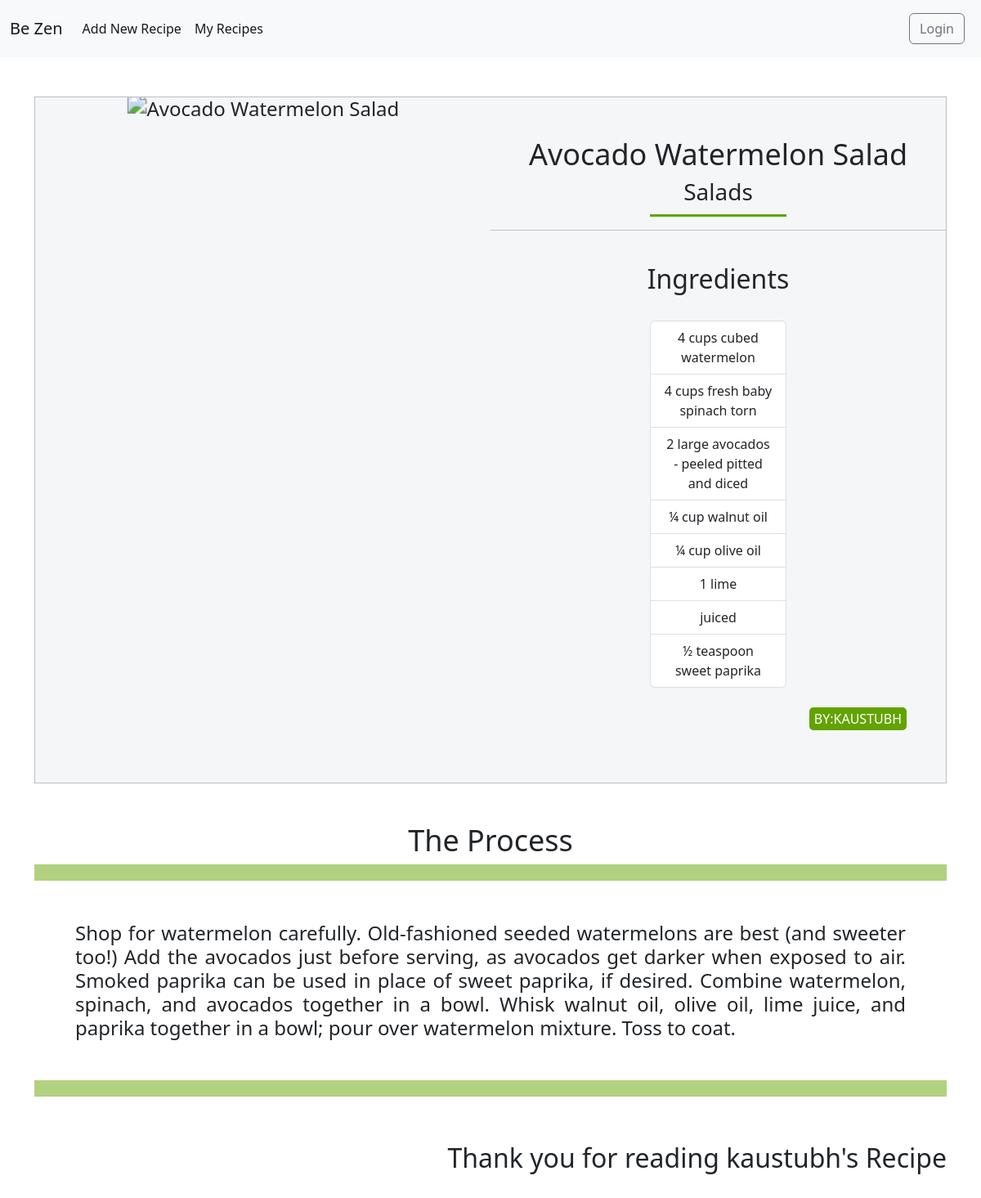
The app's page /recipes/Salads/11 with its own data.
### app/models.py (models this page shows, shortened)
class Recipe(models.Model):
    id = models.AutoField(primary_key=True)
    owner = models.ForeignKey(User, on_delete=models.CASCADE, default=1)
    recipe_name =  models.CharField(max_length=1000, default="")
    recipe_description =  models.TextField(max_length=10000, default="")
    ingredients =  models.CharField(max_length=10000, default="")
    category =  models.CharField(max_length=1000, default="")
    images = models.ImageField(upload_to='images/', default="")
    image = models.CharField(max_length=1000, default="")

### app/views.py (the view)
# urls.py: path("recipes/<category>/<id>", views.view_recipe, name="view_recipe")
def view_recipe(request, category, id):
    recipe = Recipe.objects.get(id=id)
    return render(request, "app/view_recipe.html", {'recipe': recipe})

### app/templates/app/view_recipe.html (shortened to what this page needs)
{% extends "app/base.html" %}
{% block content %}
{% load crispy_forms_tags %}
<div class="container py-5">
    <div class="container top">
        <div class="image">
            <img src="{{recipe.image}}" alt="{{recipe.recipe_name}}">
        </div>
        <div class="desc my-5">
            <h1 class="heading">{{recipe.recipe_name}}</h1>
            <h3 class="owner">{{recipe.category}}</h3>
            <hr>
            <br>
            <h2>Ingredients</h2>
            <br>
            <ul class="list-group ingredients" id="ingredients">
            </ul>
            <br>
            <p class="owner mx-5">by:{{recipe.owner}}</p>
        </div>
    </div>
    <br><br>
    <div class="recipe">
        <h1 class="heading">The Process</h1>
        <h4 class="process" style="text-align: justify;">{{recipe.recipe_description}}</h4>
    </div>
    <h2 class="my-5" style="float: right;">Thank you for reading {{recipe.owner}}'s Recipe</h2>
</div>
{% endblock %}

### app/templates/app/view_recipe.html (style rules this page uses)
h1.heading { font-size: 3vw !important; text-align: center; }
div.top { display: flex; border: 1px solid rgba(128, 128, 128, 0.477); padding: 0; background-color: #abb8c320; }
div.image, div.desc { flex: none; width: 50%; text-align: center; overflow: hidden; }
div.image img { transform: scale(1.5); width: 100%; height: 100%; }
ul.ingredients { width: 30%; margin: auto; }
p.owner { float: right; background: rgb(98, 163, 0); width: max-content; padding: 2px 6px; color: white; border-radius: 5px; text-transform: uppercase; }
h3.owner { border-bottom: 3px solid rgb(98, 163, 0); padding-bottom: 10px; width: 30%; margin: auto; }
h4.process { padding: 50px; border-top: 20px solid rgba(98, 163, 0, 0.499); border-bottom: 20px solid rgb(98, 163, 0, 0.499); }

### records on screen
Recipe: recipe_name "Avocado Watermelon Salad", category "Salads", owner "KAUSTUBH", recipe_description "Shop for watermelon carefully. Old-fashioned seeded watermelons are best (and sweeter too!) Add the avocados just before serving, as avocados get darker when exposed to air. Smoked paprika can be used in place of sweet paprika, if desired. Combine watermelon, spinach, and avocados together in a bowl. Whisk walnut oil, olive oil, lime juice, and paprika together in a bowl; pour over watermelon mixture. Toss to coat.", owner "kaustubh"
